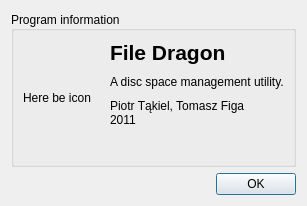
<?xml version="1.0" encoding="UTF-8"?>
<ui version="4.0">
 <class>AboutDialog</class>
 <widget class="QDialog" name="AboutDialog">
  <property name="geometry">
   <rect>
    <x>0</x>
    <y>0</y>
    <width>307</width>
    <height>206</height>
   </rect>
  </property>
  <property name="windowTitle">
   <string>About</string>
  </property>
  <layout class="QVBoxLayout" name="verticalLayout">
   <item>
    <widget class="QGroupBox" name="groupBox">
     <property name="sizePolicy">
      <sizepolicy hsizetype="Preferred" vsizetype="Expanding">
       <horstretch>0</horstretch>
       <verstretch>0</verstretch>
      </sizepolicy>
     </property>
     <property name="title">
      <string>Program information</string>
     </property>
     <property name="alignment">
      <set>Qt::AlignLeading|Qt::AlignLeft|Qt::AlignVCenter</set>
     </property>
     <layout class="QHBoxLayout" name="horizontalLayout">
      <item>
       <widget class="QLabel" name="label">
        <property name="text">
         <string>Here be icon</string>
        </property>
       </widget>
      </item>
      <item>
       <layout class="QVBoxLayout" name="verticalLayout_2">
        <item>
         <widget class="QLabel" name="label_3">
          <property name="font">
           <font>
            <pointsize>9</pointsize>
            <weight>50</weight>
            <bold>false</bold>
           </font>
          </property>
          <property name="text">
           <string>&lt;!DOCTYPE HTML PUBLIC &quot;-//W3C//DTD HTML 4.0//EN&quot; &quot;http://www.w3.org/TR/REC-html40/strict.dtd&quot;&gt;
&lt;html&gt;&lt;head&gt;&lt;meta name=&quot;qrichtext&quot; content=&quot;1&quot; /&gt;&lt;style type=&quot;text/css&quot;&gt;
p, li { white-space: pre-wrap; }
&lt;/style&gt;&lt;/head&gt;&lt;body style=&quot; font-family:'Sans Serif'; font-size:9pt; font-weight:400; font-style:normal;&quot;&gt;
&lt;table border=&quot;0&quot; style=&quot;-qt-table-type: root; margin-top:4px; margin-bottom:4px; margin-left:4px; margin-right:4px;&quot;&gt;
&lt;tr&gt;
&lt;td style=&quot;border: none;&quot;&gt;
&lt;p style=&quot; margin-top:0px; margin-bottom:0px; margin-left:0px; margin-right:0px; -qt-block-indent:0; text-indent:0px;&quot;&gt;&lt;span style=&quot; font-size:16pt; font-weight:600;&quot;&gt;File Dragon&lt;/span&gt;&lt;/p&gt;
&lt;p style=&quot;-qt-paragraph-type:empty; margin-top:0px; margin-bottom:0px; margin-left:0px; margin-right:0px; -qt-block-indent:0; text-indent:0px; font-size:6pt; font-weight:600;&quot;&gt;&lt;/p&gt;
&lt;p style=&quot; margin-top:0px; margin-bottom:0px; margin-left:0px; margin-right:0px; -qt-block-indent:0; text-indent:0px;&quot;&gt;A disc space management utility.&lt;/p&gt;
&lt;p style=&quot;-qt-paragraph-type:empty; margin-top:0px; margin-bottom:0px; margin-left:0px; margin-right:0px; -qt-block-indent:0; text-indent:0px; font-size:6pt;&quot;&gt;&lt;/p&gt;
&lt;p style=&quot; margin-top:0px; margin-bottom:0px; margin-left:0px; margin-right:0px; -qt-block-indent:0; text-indent:0px;&quot;&gt;Piotr Tąkiel, Tomasz Figa&lt;/p&gt;
&lt;p style=&quot; margin-top:0px; margin-bottom:0px; margin-left:0px; margin-right:0px; -qt-block-indent:0; text-indent:0px;&quot;&gt;2011&lt;/p&gt;
&lt;p style=&quot;-qt-paragraph-type:empty; margin-top:0px; margin-bottom:0px; margin-left:0px; margin-right:0px; -qt-block-indent:0; text-indent:0px;&quot;&gt;&lt;/p&gt;&lt;/td&gt;&lt;/tr&gt;&lt;/table&gt;&lt;/body&gt;&lt;/html&gt;</string>
          </property>
         </widget>
        </item>
        <item>
         <spacer name="verticalSpacer">
          <property name="orientation">
           <enum>Qt::Vertical</enum>
          </property>
          <property name="sizeHint" stdset="0">
           <size>
            <width>20</width>
            <height>40</height>
           </size>
          </property>
         </spacer>
        </item>
       </layout>
      </item>
     </layout>
    </widget>
   </item>
   <item>
    <layout class="QHBoxLayout" name="horizontalLayout_2">
     <item>
      <spacer name="horizontalSpacer">
       <property name="orientation">
        <enum>Qt::Horizontal</enum>
       </property>
       <property name="sizeHint" stdset="0">
        <size>
         <width>40</width>
         <height>20</height>
        </size>
       </property>
      </spacer>
     </item>
     <item>
      <widget class="QPushButton" name="pushButton">
       <property name="sizePolicy">
        <sizepolicy hsizetype="Minimum" vsizetype="Fixed">
         <horstretch>0</horstretch>
         <verstretch>0</verstretch>
        </sizepolicy>
       </property>
       <property name="text">
        <string>OK</string>
       </property>
      </widget>
     </item>
    </layout>
   </item>
  </layout>
 </widget>
 <resources/>
 <connections/>
</ui>
